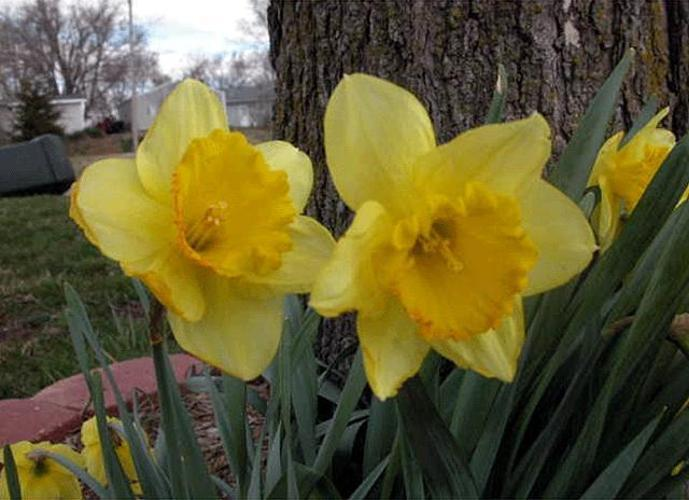
#> input picture row_data/Daffodil/image_0001.jpg, 689 x 500 px; its folder holds only this picture in this run
$ python create_dataset.py
#> lines starting #> are read from the running program, lines starting #| are printed output that depends on the picture
import glob
from skimage.transform import resize
from skimage import feature
import cv2
import pandas as pd
import json
import base64

folders = ['Daffodil', 'Daisy', 'Iris', 'Sunflower', 'Windflower']
# crate new dataframe
df = pd.DataFrame(columns=['image', 'hog' 'label'])
# store images and there features in dataset
for folder in folders:
    path = './row_data/' + folder + '/*.jpg'
    # get only the jpg images
    files = glob.glob(path)
    for file in files:
        # 1: read the image
        image = cv2.imread(file)
#> image is the input picture: shape (500, 689, 3); mean B, G, R 50.7, 90.9, 97.5
        # 2: convert image to RGP color
        image = cv2.cvtColor(image, cv2.COLOR_BGR2GRAY)
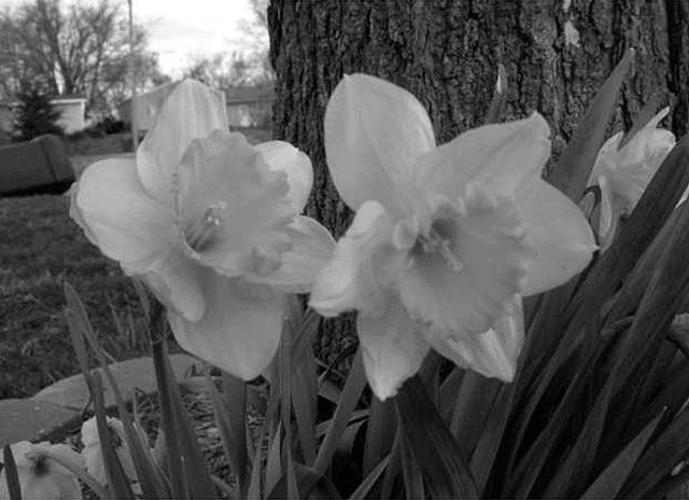
#> image: shape (500, 689); min 0, max 255, mean 88.3
        # 3: resize the image to be (90* 90) RGP
        image = resize(image, (90, 90))
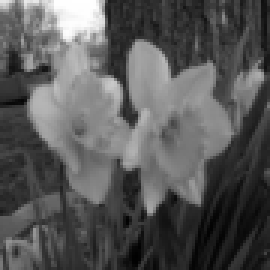
#> image: shape (90, 90) float64 (shown 3 times larger); min 0.00517, max 1, mean 0.346
        # 4: convert to grayscale
        #g_image = cv2.cvtColor(image, cv2.COLOR_RGB2GRAY)
        # 5: extract image features using hog
        (hog, hog_image) = feature.hog(image, orientations=9,
                                       pixels_per_cell=(8, 8), cells_per_block=(2, 2),
                                       block_norm='L2-Hys', visualize=True, transform_sqrt=True)
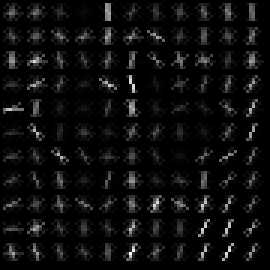
#> hog_image: shape (90, 90) float64 (shown 3 times larger); min 0, max 0.146, mean 0.00793; drawn with min black and max white
#> hog = 3600 values, max 0.38 at index 1268, min 0 at index 534, mean 0.133
        #6: append data to dataframe using the "dictionary way"
        data = json.dumps(
            [str(hog_image.dtype), base64.encodebytes(hog_image.tobytes()).decode("utf-8"), hog_image.shape])
        original_image = json.dumps(
            [str(image.dtype), base64.encodebytes(image.tobytes()).decode("utf-8"), image.shape])
        image_row = {'image': original_image, 'hog': data, 'label': folder}
#> (the run stopped early here; a loop or call above may not have finished)

$ run again, on row_data/Daffodil/image_0002.jpg
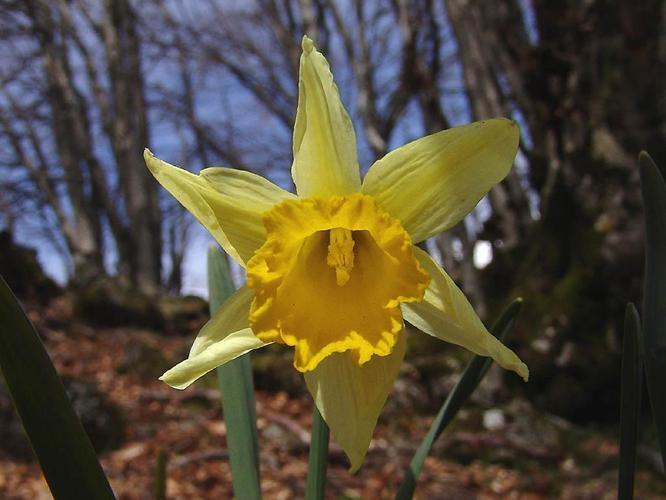
#> input picture row_data/Daffodil/image_0002.jpg, 666 x 500 px
#> image is the input picture: shape (500, 666, 3); mean B, G, R 56.9, 74.7, 83
#> `image = resize(image, (90, 90))`:
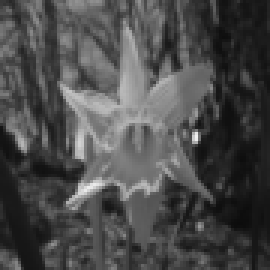
#> image: shape (90, 90) float64 (shown 3 times larger); min 0.0505, max 0.945, mean 0.295
#> `(hog, hog_image) = feature.hog(image, orientations=9, pixels_per_cell=..`:
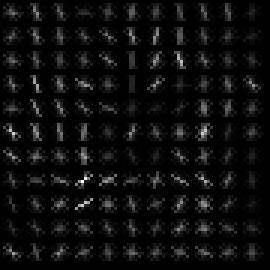
#> hog_image: shape (90, 90) float64 (shown 3 times larger); min 0, max 0.166, mean 0.00872; drawn with min black and max white
#> hog = 3600 values, max 0.322 at index 1908, min 0 at index 30, mean 0.141
